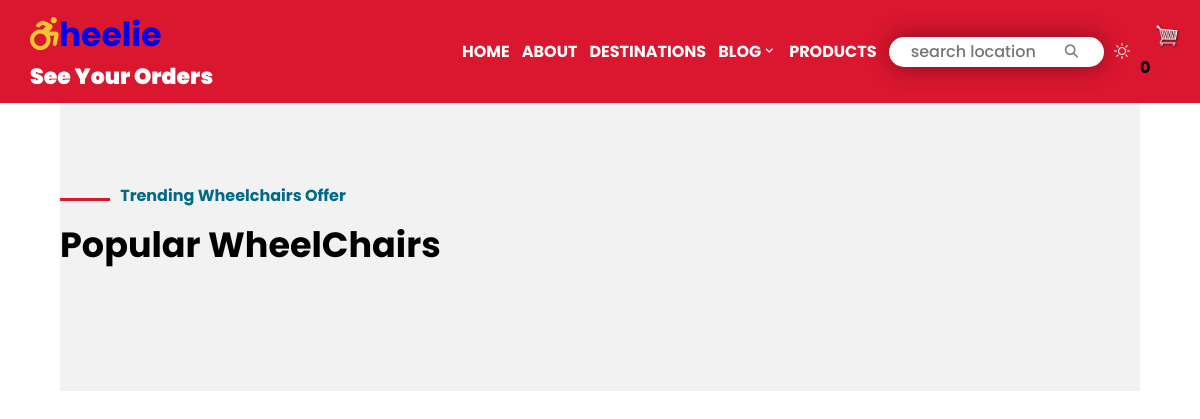
Before: /products/ with the older database file.
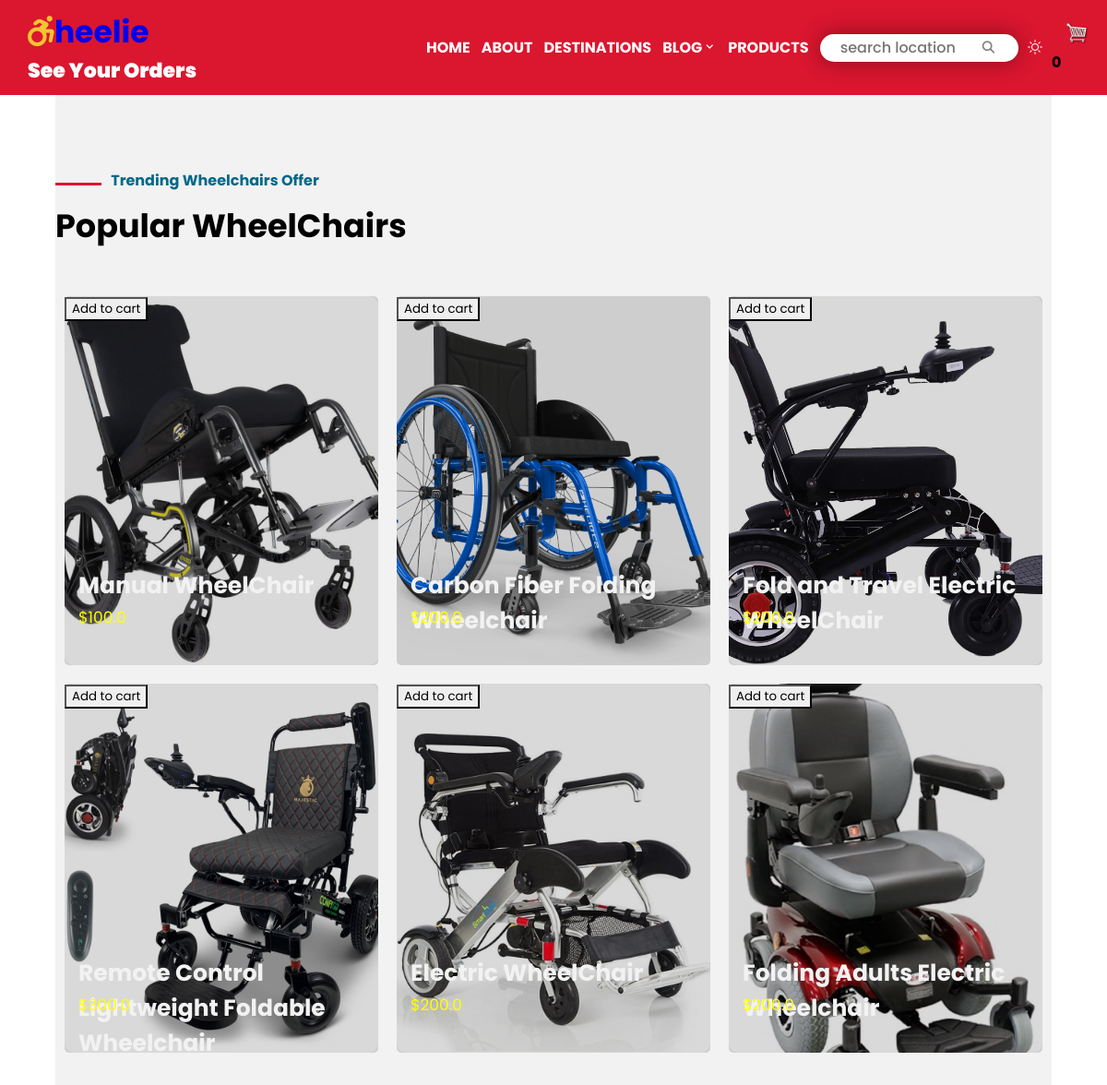
After: the same page with the newer database file.
### stroll1/models.py (models this page shows, shortened)
class product(models.Model):
        name = models.CharField(max_length = 200, null=True, blank=True)
        price = models.FloatField(max_length = 200, null=True, blank=True)
        image = models.ImageField(null=True, blank=True)
        featured = models.BooleanField(default=False, null=True, blank=True )
        @property
        def imageURL(self):
            try:
                url= self.image.url
            except:
                url = ''
            return url

### stroll1/views.py (the view)
# urls.py: path("products/", views.products, name="products"),
def products(request):
     if request.user.is_authenticated:
        customer = request.user.customer
        order, created = Order.objects.get_or_create(customer=customer, complete=False)
        items = order.orderitem_set.all()
        cartItems = order.get_cart_items_number
     else:
        items =[]
        order = {'get_cart_total':0, 'get_cart_items_number':0, 'shipping': False}
        cartItems = order['get_cart_items_number']
     products = product.objects.all()
     context = {'products': products, 'cartItems': cartItems}
     return render(request, 'products.html', context)

### Templates/products.html (shortened to what this page needs)
{% extends 'base.html'%}
{% load static %}
    {% block content%}
    <div class="container4" id="container4">
        <div class="container" id="container">
            <h4><span class="st-line"></span>&nbsp;&nbsp; Trending Wheelchairs Offer</h4>
            <h2 class="head2">Popular WheelChairs</h2>
            <div class="grid-images">
                {% for product in products %}
                <div class="g-img products">
                    <img src="{{product.imageURL}}" alt="">
                    <div class="img-text">
                        <h3 class="product-name">{{product.name}}</h3>
                        <p><a  class="product-price" href="{% url 'payment1' %}"><span style="color:yellow">${{product.price}}</span></a></p>
                        <button data-product= "{{product.id}}" data-action="add" class="btn btn-outline-secondary add-btn update-cart ">Add to cart</button>
                    </div>
                </div>
                {% endfor %}
            </div>
        </div>
    </div>
    {% endblock %}

### Templates/base.html (shortened to what this page needs)
{% load static %}
<!DOCTYPE html>
<html lang="en">
<head>
    <link href='https://unpkg.com/boxicons@2.1.4/css/boxicons.min.css' rel='stylesheet'>
    <link rel="stylesheet" href="/static/css/style.css">
    <link rel="stylesheet" href="/static/css/stroll-media.css">
	<link rel="stylesheet" href="https://cdn.jsdelivr.net/npm/bootstrap-icons@1.10.5/font/bootstrap-icons.css">
</head>
<body>
    {%include 'nav.html' %}
    <div class="container">
        {% block content %}
        {% endblock %}
    </div>
</body>

### Templates/nav.html (shortened to what this page needs)
{% load static %}
<link rel="stylesheet" href="{% static 'css/style.css' %}">
<link rel="stylesheet" href="https://cdn.jsdelivr.net/npm/bootstrap-icons@1.10.5/font/bootstrap-icons.css">
<div class="container1">
    <div class="title">
        <h2 aria-label="Wheelie logo ."><a href="{% url 'home' %}"><i class="fa-solid fa-wheelchair-move stroll-icon"></i>heelie</a></h2>
        <div><a href="{%url 'user-profile'%}" style="list-style:none"><li style="color: white;"> See Your Orders</li></a></div>
    </div>
    <div aria-label="navigation bar with 4 links home about destinations blog contact" role="nav" class="menu">
        <li><a href="{% url 'home' %}">HOME</a></li>
        <li><a href="#">ABOUT</a></li>
        <li><a href="#container4">DESTINATIONS</a></li>
        <li>
            <a href="#">BLOG<i class='bx bx-chevron-down'></i></a>
        </li>
        <li><a href="{% url 'products' %}">PRODUCTS</a></li>
    </div>
        <div class="form">
            <form aria-label="input text for search"  method="get" action="/search">
            <input type="search" placeholder="search location" name="query" id="query" required>
            <button aria-label = "search-button" class="search" type="submit"><i class="fa-solid fa-magnifying-glass glass"></i></button>
            </form>
        </div>
        <span onclick="change_icon()" id="dark" ><i class="bi bi-brightness-high on" id="light"></i></span>
        <div class="from-inline my-2 my-lg-0">
            <a href="{% url 'cart' %}">
                <img id ="cart-icon" src="{% static 'images/cart.png'%}" alt="">
            </a>
            <span class="badge badge-info background-yellow">{{cartItems}}</span>
        </div>
</div>

### static/css/style.css (style rules this page uses)
* { margin: 0; box-sizing: border-box; font-family: 'Poppins', sans-serif; scroll-behavior: smooth; }
.container1 { background-color: #DB162F; display: flex; padding: 10px; align-items: center; font-weight: bold; }
a { text-decoration: none; }
.title { width: 40%; color: white; font-size: 22px; font-weight: bolder; padding-left: 20px; }
.stroll-icon { color:#F2C532 ; }
.menu { display: flex; width: 40%; justify-content: space-evenly; }
.menu a { text-decoration: none; color: white; }
.menu li { list-style: none; position: relative; }
h4 { color: #006989; font-weight: bold; }
.container { width: 1080px; margin:0 auto; }
.search { border-style: none; background-color: white; }
.glass { color: gray !important; }
.container4 { background-color:#F2F2F2 ; width: 100%; padding: 10vh 0; }
.container4 h4 { padding-bottom: 10px; }
.head2 { font-size: 35px; }
.container4 h2 { padding-bottom: 40px; }
.st-line { display: inline-block; background-color: #DB162F; height: 3px; width: 50px; }
.grid-images { display: flex; flex-wrap: wrap; }
.g-img { border-radius: 10px; width: 340px; height: 400px; position: relative; cursor: pointer; margin: 10px; }
.g-img img { position: absolute; height: 100%; width: 100%; border-radius: 10px; object-fit: cover; }
.img-text { position: absolute; background-color: rgba(0,0,0,0.15); height: 100%; width: 100%; border-radius: 5px ; }
.g-img h3, .g-img p { position: absolute; }
.g-img h3 { top: 70%; color: #F2F2F2; font-size: 25px; padding: 15px; }
.g-img p { top: 80%; color: #F2F2F2; font-size: 17px; padding: 15px; }
.g-img span { color: #F2C532; }
.container1 .form form { background-color: white; border-radius: 30px; height: 30px; padding: 1px 20px; display: flex; align-items: center; transition: 0.8s; box-shadow: 0 0 25px 0 rgba(0, 0, 0, 0.4); }
.container1 .form form input { width: 150px; }
.container1 .form form input { background: transparent; outline: none; border: none; font-weight: 500; font-size: 16px; transition: 0.8s; }
.on { margin: 0 10px; color: white !important; }
#cart-icon { width:25px; display: inline-block; margin-left: 15px; }
.btn { border-radius: 0; }

### static/css/stroll-media.css (style rules this page uses)
@media screen and (max-width:1200px) { .container { width: 930px; } }
@media screen and (max-width:1200px) { .grid-images { grid-template-columns:repeat(3,290px); grid-template-rows: repeat(2,350px); } }
@media screen and (max-width:1200px) { .g-img h3 { font-size: 22px; } }

Changed rows visible on the page:
added product: imageURL (picture), name "Manual WheelChair", price "100.0"
added product: imageURL (picture), name "Carbon Fiber Folding Wheelchair", price "200.0"
added product: imageURL (picture), name "Fold and Travel Electric WheelChair", price "200.0"
added product: imageURL (picture), name "Remote Control Lightweight Foldable Wheelchair", price "300.0"
added product: imageURL (picture), name "Electric WheelChair", price "200.0"
added product: imageURL (picture), name "Folding Adults Electric Wheelchair", price "200.0"
